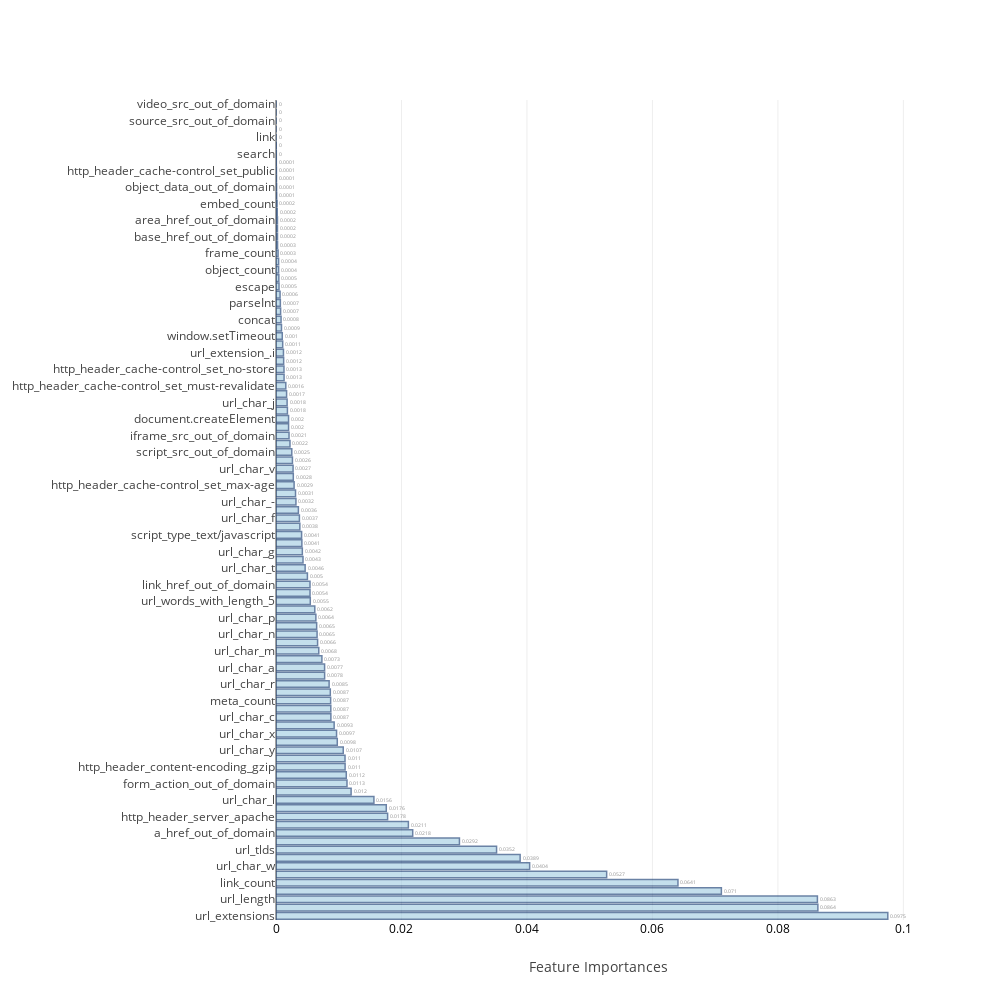
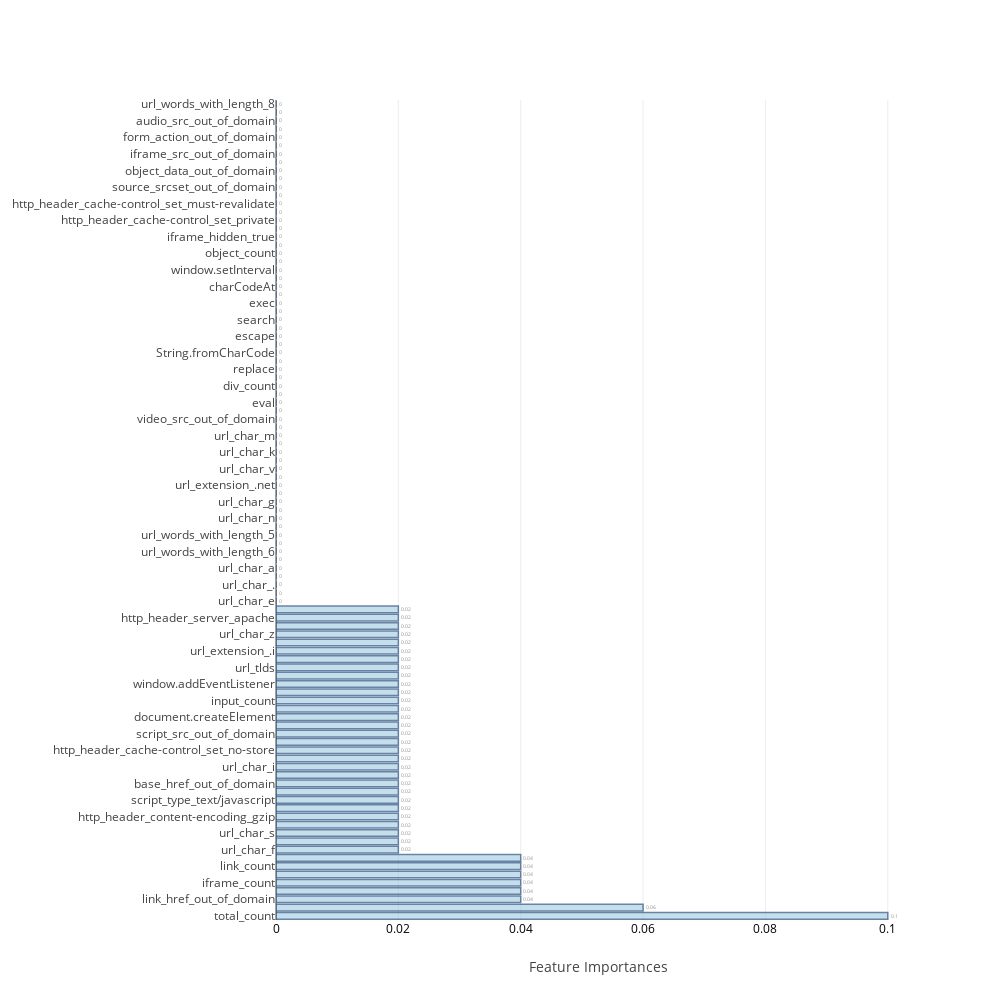
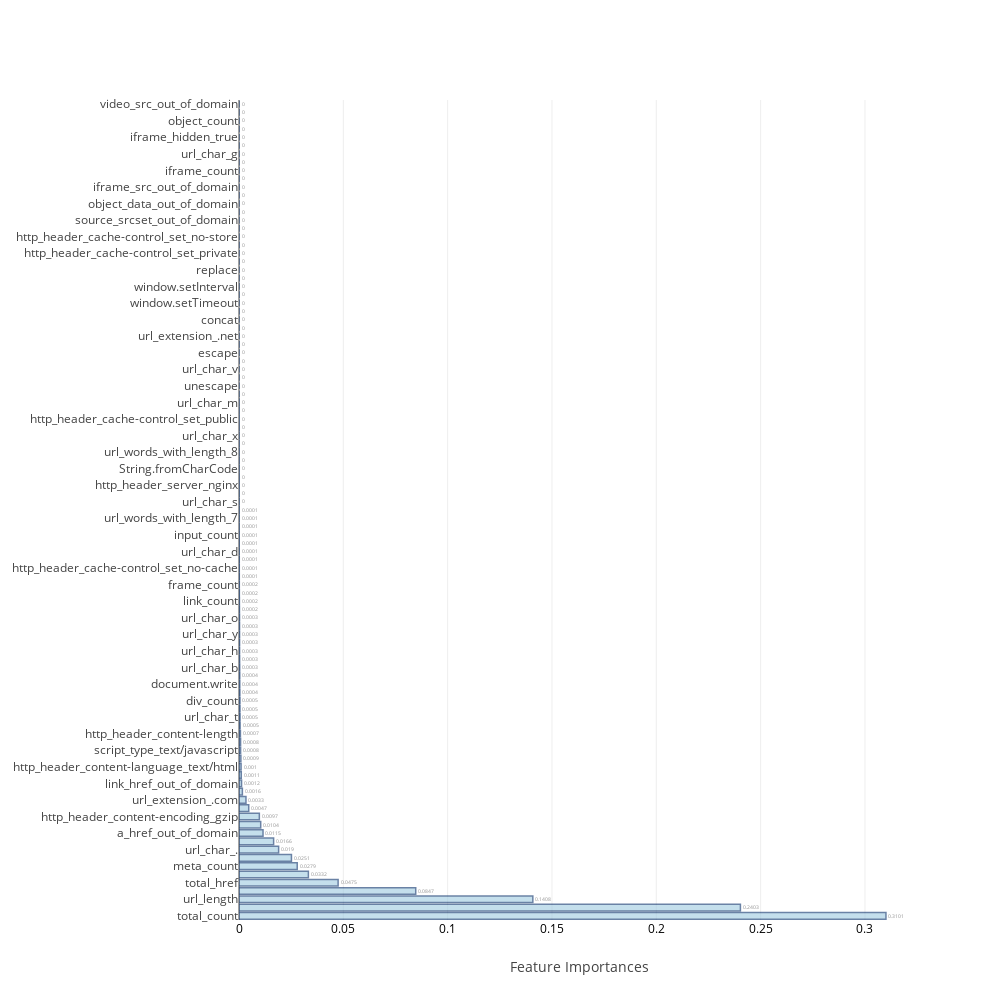
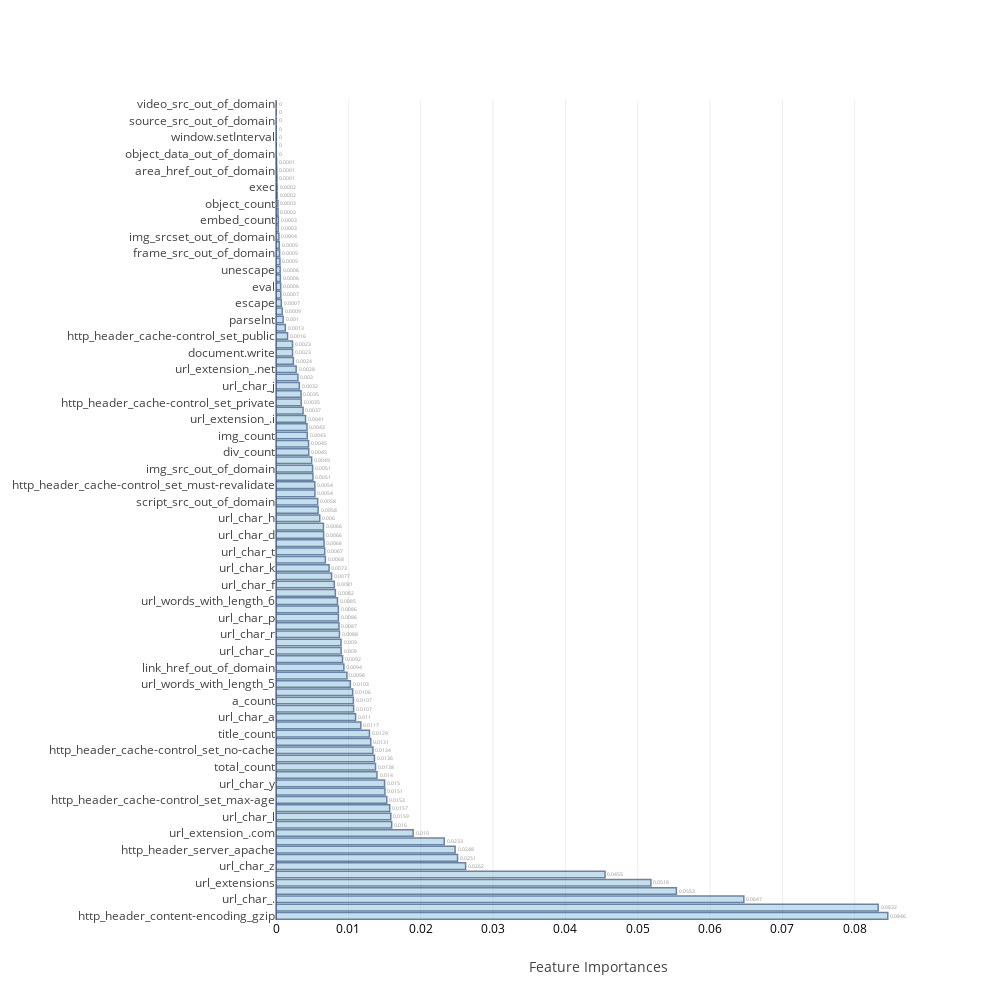

Write notebook code for charts like these, in order.
### Markdown cell above
### <a id='1' style="text-decoration : none; color : #000000;"> 1. Initial Models</a>

### Code cell
df_sel=df[columns].copy(deep=True)

train=df_sel.iloc[:27428,:]
train_X=train.iloc[:,train.columns!='Target'].values
train_Y=train.Target.values

scaler=StandardScaler()
scaled_X_train=scaler.fit_transform(train_X)

test=df_sel.iloc[27428:,:]
test_X=test.iloc[:,test.columns!='Target'].values
test_Y=test.Target.values
scaled_X_test=scaler.transform(test_X)
columns.remove('Target')

ind_columns=['KNeighborsClassifier','RandomForestClassifier','AdaBoostClassifier',
             'GradientBoostingClassifier','ExtraTreeClassifier','XGB','BaggingClassifier','Neural Network-1']

f=[KNN_model,RandomForest,AdaBoost,GradientBoosting, ExtraTree,XGB,Bagging,DeepLearning1]

## Table to store training and test measures
table_80_50_train=pd.DataFrame(columns=['accuracy','TP','TN','FP','FN','FPR','FNR'])
table_80_50_test=pd.DataFrame(columns=['accuracy','TP','TN','FP','FN','FPR','FNR','auc','MCC','Precision','Recall'])

feat_imp=[None]*5
j=0
for i in range(0,8):
    if i>=1 and i<=5:
        model,cm_train,cm_test,acc_train,acc_test,roc_auc,feat_imp[j],mcc,prec,rec=f[i](scaled_X_train,train_Y,scaled_X_test,test_Y,columns)
        j=j+1
    else:
        model,cm_train,cm_test,acc_train,acc_test,roc_auc,mcc,prec,rec=f[i](scaled_X_train,train_Y,scaled_X_test,test_Y)
    table_80_50_train.loc[i]=   ([acc_train,cm_train.TP,cm_train.TN,cm_train.FP,cm_train.FN,cm_train.FPR,cm_train.FNR])
    table_80_50_test.loc[i] =   ([acc_test ,cm_test.TP, cm_test.TN, cm_test.FP, cm_test.FN, cm_test.FPR, cm_test.FNR,roc_auc,mcc,prec,rec])
    print("\n")

### Figure 1 — Plotly figure (JSON) as saved in the notebook; plotly's stock layout.template omitted (floating-point values rounded to 4 significant figures)
{"data": [{"marker": {"color": "rgb(158,202,225)", "line": {"color": "rgb(8,48,107)", "width": 1.5}}, "opacity": 0.6, "orientation": "h", "text": [0.0975, 0.0864, 0.0863, 0.071, 0.0641, 0.0527, 0.0404, 0.0389, 0.0352, 0.0292, 0.0218, 0.0211, 0.0178, 0.0176, 0.0156, 0.012, 0.0113, 0.0112, 0.011, 0.011, 0.0107, 0.0098, 0.0097, 0.0093, 0.0087, 0.0087, 0.0087, 0.0087, 0.0085, 0.0078, 0.0077, 0.0073, 0.0068, 0.0066, 0.0065, 0.0065, 0.0064, 0.0062, 0.0055, 0.0054, 0.0054, 0.005, 0.0046, 0.0043, 0.0042, 0.0041, 0.0041, 0.0038, 0.0037, 0.0036, 0.0032, 0.0031, 0.0029, 0.0028, 0.0027, 0.0026, 0.0025, 0.0022, 0.0021, 0.002, 0.002, 0.0018, 0.0018, 0.0017, 0.0016, 0.0013, 0.0013, 0.0012, 0.0012, 0.0011, 0.001, 0.0009, 0.0008, 0.0007, 0.0007, 0.0006, 0.0005, 0.0005, 0.0004, 0.0004, 0.0003, 0.0003, 0.0002, 0.0002, 0.0002, 0.0002, 0.0002, 0.0001, 0.0001, 0.0001, 0.0001, 0.0001, 0, 0, 0, 0, 0, 0, 0], "textposition": "outside", "type": "bar", "uid": "aaa33b04-4101-46b6-9611-ce395d29ef48", "x": [0.09751, 0.08637, 0.0863, 0.07099, 0.06407, 0.0527, 0.04043, 0.03891, 0.03516, 0.02924, 0.02179, 0.0211, 0.01779, 0.01758, 0.01561, 0.01197, 0.01131, 0.0112, 0.01101, 0.011, 0.01072, 0.009767, 0.009651, 0.009269, 0.008748, 0.008736, 0.008708, 0.008656, 0.008467, 0.007751, 0.007744, 0.007316, 0.006819, 0.006629, 0.006547, 0.006481, 0.006354, 0.006182, 0.005465, 0.005422, 0.005421, 0.005006, 0.004646, 0.004305, 0.004199, 0.004124, 0.004083, 0.003801, 0.00373, 0.003568, 0.003179, 0.003113, 0.002886, 0.002758, 0.002721, 0.00262, 0.002517, 0.002229, 0.002077, 0.002005, 0.002002, 0.001821, 0.001771, 0.001689, 0.001562, 0.001287, 0.001272, 0.00122, 0.001189, 0.001067, 0.0009997, 0.0008745, 0.0008064, 0.0007348, 0.0006926, 0.0006482, 0.0004815, 0.0004538, 0.0004184, 0.0004153, 0.0003296, 0.0002507, 0.0002352, 0.0002322, 0.0002309, 0.0001997, 0.0001728, 0.0001115, 9.721e-05, 7.603e-05, 6.896e-05, 5.153e-05, 4.881e-05, 3.3e-05, 0, 0, 0, 0, 0], "y": ["url_extensions", "total_count", "url_length", "div_count", "link_count", "total_href", "url_char_w", "url_char_.", "url_tlds", "total_img_src", "a_href_out_of_domain", "url_char_z", "http_header_server_apache", "url_words_with_length_4", "url_char_l", "url_char_i", "form_action_out_of_domain", "title_count", "http_header_content-encoding_gzip", "url_char_b", "url_char_y", "url_char_e", "url_char_x", "url_char_o", "url_char_c", "a_count", "meta_count", "url_char_u", "url_char_r", "url_extension_.com", "url_char_a", "style_count", "url_char_m", "url_char_s", "url_char_n", "http_header_content-length", "url_char_p", "iframe_count", "url_words_with_length_5", "url_char_d", "link_href_out_of_domain", "http_header_content-language_text/html", "url_char_t", "img_count", "url_char_g", "url_words_with_length_6", "script_type_text/javascript", "url_char_h", "url_char_f", "url_char_k", "url_char_-", "url_words_with_length_7", "http_header_cache-control_set_max-age", "http_header_cache-control_set_no-cache", "url_char_v", "http_header_server_nginx", "script_src_out_of_domain", "url_words_with_length_8", "iframe_src_out_of_domain", "document.write", "document.createElement", "input_count", "url_char_j", "img_src_out_of_domain", "http_header_cache-control_set_must-revalidate", "replace", "http_header_cache-control_set_no-store", "url_extension_.net", "url_extension_.i", "substring", "window.setTimeout", "exec", "concat", "window.addEventListener", "parseInt", "http_header_cache-control_set_private", "escape", "img_srcset_out_of_domain", "object_count", "unescape", "frame_count", "frame_src_out_of_domain", "base_href_out_of_domain", "embed_src_out_of_domain", "area_href_out_of_domain", "eval", "embed_count", "String.fromCharCode", "object_data_out_of_domain", "iframe_hidden_true", "http_header_cache-control_set_public", "charCodeAt", "search", "window.setInterval", "link", "audio_src_out_of_domain", "source_src_out_of_domain", "source_srcset_out_of_domain", "video_src_out_of_domain"]}], "layout": {"autosize": false, "height": 1000, "width": 1000, "xaxis": {"tickfont": {"color": "black", "size": 12}, "title": "Feature Importances"}, "yaxis": {"automargin": true}}}

### Figure 2 — Plotly figure (JSON) as saved in the notebook; plotly's stock layout.template omitted (floating-point values rounded to 4 significant figures)
{"data": [{"marker": {"color": "rgb(158,202,225)", "line": {"color": "rgb(8,48,107)", "width": 1.5}}, "opacity": 0.6, "orientation": "h", "text": [0.1, 0.06, 0.04, 0.04, 0.04, 0.04, 0.04, 0.04, 0.02, 0.02, 0.02, 0.02, 0.02, 0.02, 0.02, 0.02, 0.02, 0.02, 0.02, 0.02, 0.02, 0.02, 0.02, 0.02, 0.02, 0.02, 0.02, 0.02, 0.02, 0.02, 0.02, 0.02, 0.02, 0.02, 0.02, 0.02, 0.02, 0.02, 0, 0, 0, 0, 0, 0, 0, 0, 0, 0, 0, 0, 0, 0, 0, 0, 0, 0, 0, 0, 0, 0, 0, 0, 0, 0, 0, 0, 0, 0, 0, 0, 0, 0, 0, 0, 0, 0, 0, 0, 0, 0, 0, 0, 0, 0, 0, 0, 0, 0, 0, 0, 0, 0, 0, 0, 0, 0, 0, 0, 0], "textposition": "outside", "type": "bar", "uid": "8353f4e7-b791-43cd-bb38-9bfc6fea0088", "x": [0.1, 0.06, 0.04, 0.04, 0.04, 0.04, 0.04, 0.04, 0.02, 0.02, 0.02, 0.02, 0.02, 0.02, 0.02, 0.02, 0.02, 0.02, 0.02, 0.02, 0.02, 0.02, 0.02, 0.02, 0.02, 0.02, 0.02, 0.02, 0.02, 0.02, 0.02, 0.02, 0.02, 0.02, 0.02, 0.02, 0.02, 0.02, 0, 0, 0, 0, 0, 0, 0, 0, 0, 0, 0, 0, 0, 0, 0, 0, 0, 0, 0, 0, 0, 0, 0, 0, 0, 0, 0, 0, 0, 0, 0, 0, 0, 0, 0, 0, 0, 0, 0, 0, 0, 0, 0, 0, 0, 0, 0, 0, 0, 0, 0, 0, 0, 0, 0, 0, 0, 0, 0, 0, 0], "y": ["total_count", "meta_count", "link_href_out_of_domain", "url_length", "iframe_count", "url_extensions", "link_count", "http_header_content-length", "url_char_f", "http_header_cache-control_set_max-age", "url_char_s", "style_count", "http_header_content-encoding_gzip", "total_img_src", "script_type_text/javascript", "a_href_out_of_domain", "base_href_out_of_domain", "url_char_l", "url_char_i", "img_srcset_out_of_domain", "http_header_cache-control_set_no-store", "url_char_h", "script_src_out_of_domain", "url_char_d", "document.createElement", "total_href", "input_count", "url_char_y", "window.addEventListener", "url_words_with_length_4", "url_tlds", "substring", "url_extension_.i", "img_count", "url_char_z", "url_extension_.com", "http_header_server_apache", "url_char_w", "url_char_e", "url_char_r", "url_char_.", "url_words_with_length_7", "url_char_a", "url_char_b", "url_words_with_length_6", "url_char_c", "url_words_with_length_5", "url_char_t", "url_char_n", "url_char_x", "url_char_g", "url_char_u", "url_extension_.net", "url_char_p", "url_char_v", "url_char_j", "url_char_k", "url_char_o", "url_char_m", "url_char_-", "video_src_out_of_domain", "http_header_server_nginx", "eval", "embed_count", "div_count", "a_count", "replace", "unescape", "String.fromCharCode", "parseInt", "escape", "http_header_content-language_text/html", "search", "link", "exec", "concat", "charCodeAt", "window.setTimeout", "window.setInterval", "frame_count", "object_count", "title_count", "iframe_hidden_true", "http_header_cache-control_set_public", "http_header_cache-control_set_private", "http_header_cache-control_set_no-cache", "http_header_cache-control_set_must-revalidate", "document.write", "source_srcset_out_of_domain", "source_src_out_of_domain", "object_data_out_of_domain", "img_src_out_of_domain", "iframe_src_out_of_domain", "frame_src_out_of_domain", "form_action_out_of_domain", "embed_src_out_of_domain", "audio_src_out_of_domain", "area_href_out_of_domain", "url_words_with_length_8"]}], "layout": {"autosize": false, "height": 1000, "width": 1000, "xaxis": {"tickfont": {"color": "black", "size": 12}, "title": "Feature Importances"}, "yaxis": {"automargin": true}}}

### Figure 3 — Plotly figure (JSON) as saved in the notebook; plotly's stock layout.template omitted (floating-point values rounded to 4 significant figures)
{"data": [{"marker": {"color": "rgb(158,202,225)", "line": {"color": "rgb(8,48,107)", "width": 1.5}}, "opacity": 0.6, "orientation": "h", "text": [0.3101, 0.2403, 0.1408, 0.0847, 0.0475, 0.0332, 0.0279, 0.0251, 0.019, 0.0166, 0.0115, 0.0104, 0.0097, 0.0047, 0.0033, 0.0016, 0.0012, 0.0011, 0.001, 0.0009, 0.0008, 0.0008, 0.0007, 0.0005, 0.0005, 0.0005, 0.0005, 0.0004, 0.0004, 0.0004, 0.0003, 0.0003, 0.0003, 0.0003, 0.0003, 0.0003, 0.0003, 0.0002, 0.0002, 0.0002, 0.0002, 0.0001, 0.0001, 0.0001, 0.0001, 0.0001, 0.0001, 0.0001, 0.0001, 0.0001, 0, 0, 0, 0, 0, 0, 0, 0, 0, 0, 0, 0, 0, 0, 0, 0, 0, 0, 0, 0, 0, 0, 0, 0, 0, 0, 0, 0, 0, 0, 0, 0, 0, 0, 0, 0, 0, 0, 0, 0, 0, 0, 0, 0, 0, 0, 0, 0, 0], "textposition": "outside", "type": "bar", "uid": "2391a417-f573-4c16-8a49-7e11d3e56d48", "x": [0.3101, 0.2403, 0.1408, 0.0847, 0.0475, 0.03325, 0.0279, 0.02514, 0.01899, 0.01659, 0.01151, 0.0104, 0.009744, 0.004662, 0.003334, 0.001619, 0.001225, 0.001086, 0.0009901, 0.000891, 0.0007726, 0.0007564, 0.0006735, 0.0005296, 0.0005031, 0.0004723, 0.0004637, 0.0004122, 0.0003796, 0.0003646, 0.0003375, 0.0003086, 0.0002804, 0.0002777, 0.0002739, 0.0002617, 0.0002598, 0.0002187, 0.0001953, 0.0001718, 0.0001514, 0.000146, 0.0001321, 0.0001279, 9.117e-05, 8.163e-05, 6.868e-05, 5.353e-05, 5.125e-05, 5.057e-05, 4.915e-05, 4.608e-05, 4.275e-05, 4.264e-05, 4.234e-05, 3.985e-05, 3.932e-05, 2.961e-05, 2.435e-05, 2.02e-05, 1.555e-05, 1.545e-05, 1.311e-05, 0, 0, 0, 0, 0, 0, 0, 0, 0, 0, 0, 0, 0, 0, 0, 0, 0, 0, 0, 0, 0, 0, 0, 0, 0, 0, 0, 0, 0, 0, 0, 0, 0, 0, 0, 0], "y": ["total_count", "url_extensions", "url_length", "url_char_w", "total_href", "http_header_server_apache", "meta_count", "a_count", "url_char_.", "url_char_z", "a_href_out_of_domain", "url_tlds", "http_header_content-encoding_gzip", "form_action_out_of_domain", "url_extension_.com", "http_header_cache-control_set_max-age", "link_href_out_of_domain", "url_char_l", "http_header_content-language_text/html", "total_img_src", "script_type_text/javascript", "url_words_with_length_4", "http_header_content-length", "img_src_out_of_domain", "url_char_t", "url_char_p", "div_count", "url_char_f", "document.write", "url_char_u", "url_char_b", "url_char_c", "url_char_h", "url_char_-", "url_char_y", "url_char_i", "url_char_o", "url_char_n", "link_count", "url_char_e", "frame_count", "script_src_out_of_domain", "http_header_cache-control_set_no-cache", "frame_src_out_of_domain", "url_char_d", "style_count", "input_count", "document.createElement", "url_words_with_length_7", "url_char_j", "url_char_s", "url_char_a", "http_header_server_nginx", "substring", "String.fromCharCode", "url_words_with_length_6", "url_words_with_length_8", "url_extension_.i", "url_char_x", "title_count", "http_header_cache-control_set_public", "url_char_r", "url_char_m", "search", "unescape", "parseInt", "url_char_v", "eval", "escape", "link", "url_extension_.net", "exec", "concat", "charCodeAt", "window.setTimeout", "url_words_with_length_5", "window.setInterval", "window.addEventListener", "replace", "embed_count", "http_header_cache-control_set_private", "embed_src_out_of_domain", "http_header_cache-control_set_no-store", "http_header_cache-control_set_must-revalidate", "source_srcset_out_of_domain", "source_src_out_of_domain", "object_data_out_of_domain", "img_srcset_out_of_domain", "iframe_src_out_of_domain", "base_href_out_of_domain", "iframe_count", "audio_src_out_of_domain", "url_char_g", "area_href_out_of_domain", "iframe_hidden_true", "url_char_k", "object_count", "img_count", "video_src_out_of_domain"]}], "layout": {"autosize": false, "height": 1000, "width": 1000, "xaxis": {"tickfont": {"color": "black", "size": 12}, "title": "Feature Importances"}, "yaxis": {"automargin": true}}}

### Figure 4 — Plotly figure (JSON) as saved in the notebook; plotly's stock layout.template omitted (floating-point values rounded to 4 significant figures)
{"data": [{"marker": {"color": "rgb(158,202,225)", "line": {"color": "rgb(8,48,107)", "width": 1.5}}, "opacity": 0.6, "orientation": "h", "text": [0.0846, 0.0832, 0.0647, 0.0553, 0.0518, 0.0455, 0.0262, 0.0251, 0.0248, 0.0233, 0.019, 0.016, 0.0159, 0.0157, 0.0153, 0.0151, 0.015, 0.014, 0.0138, 0.0136, 0.0134, 0.0131, 0.0129, 0.0117, 0.011, 0.0107, 0.0107, 0.0106, 0.0103, 0.0098, 0.0094, 0.0092, 0.009, 0.009, 0.0088, 0.0087, 0.0086, 0.0086, 0.0085, 0.0082, 0.0081, 0.0077, 0.0073, 0.0068, 0.0067, 0.0066, 0.0066, 0.0066, 0.006, 0.0058, 0.0058, 0.0054, 0.0054, 0.0051, 0.0051, 0.0049, 0.0045, 0.0045, 0.0043, 0.0043, 0.0041, 0.0037, 0.0035, 0.0035, 0.0032, 0.003, 0.0028, 0.0024, 0.0023, 0.0023, 0.0016, 0.0013, 0.001, 0.0009, 0.0007, 0.0007, 0.0006, 0.0006, 0.0006, 0.0005, 0.0005, 0.0005, 0.0004, 0.0003, 0.0003, 0.0003, 0.0003, 0.0002, 0.0002, 0.0001, 0.0001, 0.0001, 0, 0, 0, 0, 0, 0, 0], "textposition": "outside", "type": "bar", "uid": "cc945fd3-b996-4c3d-a0e4-3d84c3db6e3c", "x": [0.08456, 0.08323, 0.06466, 0.05534, 0.05182, 0.04548, 0.02621, 0.02509, 0.02476, 0.02325, 0.01896, 0.01599, 0.01587, 0.01572, 0.01531, 0.01506, 0.01501, 0.01396, 0.01376, 0.01361, 0.0134, 0.0131, 0.01292, 0.01173, 0.011, 0.01073, 0.0107, 0.0106, 0.01027, 0.009802, 0.009381, 0.009201, 0.009003, 0.008989, 0.008767, 0.008705, 0.008633, 0.008626, 0.008496, 0.008206, 0.008055, 0.007689, 0.007337, 0.006823, 0.006735, 0.006642, 0.006585, 0.006561, 0.006049, 0.005825, 0.005758, 0.005382, 0.005367, 0.005104, 0.005063, 0.004928, 0.004527, 0.004498, 0.004325, 0.004286, 0.004086, 0.003742, 0.003484, 0.003465, 0.003227, 0.003031, 0.002786, 0.002403, 0.002289, 0.002283, 0.001596, 0.00129, 0.0009891, 0.0008641, 0.0007327, 0.0006602, 0.0006487, 0.0006005, 0.0005757, 0.0005431, 0.0004968, 0.0004539, 0.0003963, 0.000324, 0.0003228, 0.0002804, 0.0002579, 0.0001668, 0.0001546, 0.00014, 0.0001101, 8.602e-05, 4.591e-05, 1.818e-05, 1.727e-05, 6.06e-06, 4.993e-08, 0, 0], "y": ["http_header_content-encoding_gzip", "http_header_content-language_text/html", "url_char_.", "url_length", "url_extensions", "url_char_w", "url_char_z", "url_tlds", "http_header_server_apache", "url_words_with_length_4", "url_extension_.com", "url_char_b", "url_char_l", "script_type_text/javascript", "http_header_cache-control_set_max-age", "url_char_x", "url_char_y", "url_char_e", "total_count", "url_char_i", "http_header_cache-control_set_no-cache", "url_char_u", "title_count", "total_href", "url_char_a", "url_char_s", "a_count", "url_char_o", "url_words_with_length_5", "http_header_server_nginx", "link_href_out_of_domain", "meta_count", "url_char_c", "url_words_with_length_7", "url_char_r", "url_char_n", "url_char_p", "link_count", "url_words_with_length_6", "a_href_out_of_domain", "url_char_f", "url_char_m", "url_char_k", "total_img_src", "url_char_t", "style_count", "url_char_d", "url_char_g", "url_char_h", "http_header_content-length", "script_src_out_of_domain", "form_action_out_of_domain", "http_header_cache-control_set_must-revalidate", "url_char_v", "img_src_out_of_domain", "iframe_count", "div_count", "url_words_with_length_8", "img_count", "url_char_-", "url_extension_.i", "document.createElement", "http_header_cache-control_set_private", "input_count", "url_char_j", "iframe_src_out_of_domain", "url_extension_.net", "http_header_cache-control_set_no-store", "document.write", "replace", "http_header_cache-control_set_public", "concat", "parseInt", "substring", "escape", "window.addEventListener", "eval", "base_href_out_of_domain", "unescape", "window.setTimeout", "frame_src_out_of_domain", "frame_count", "img_srcset_out_of_domain", "embed_src_out_of_domain", "embed_count", "String.fromCharCode", "object_count", "charCodeAt", "exec", "search", "area_href_out_of_domain", "iframe_hidden_true", "object_data_out_of_domain", "link", "window.setInterval", "source_srcset_out_of_domain", "source_src_out_of_domain", "audio_src_out_of_domain", "video_src_out_of_domain"]}], "layout": {"autosize": false, "height": 1000, "width": 1000, "xaxis": {"tickfont": {"color": "black", "size": 12}, "title": "Feature Importances"}, "yaxis": {"automargin": true}}}
